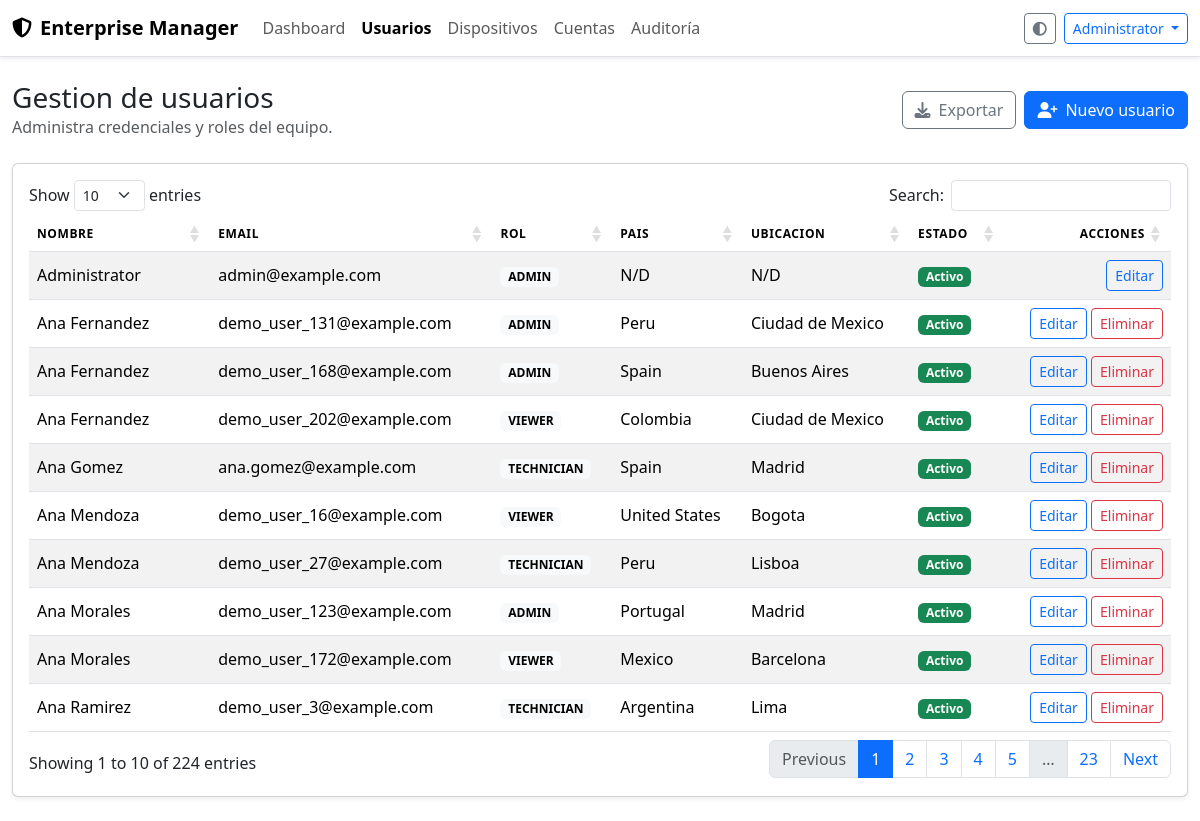
Page /users/ (signed in) on the committed database.
### models.py (models this page shows, shortened)
class TimestampMixin:
    created_at = db.Column(db.DateTime, default=dt.datetime.utcnow, nullable=False)
    updated_at = db.Column(
        db.DateTime,
        default=dt.datetime.utcnow,
        onupdate=dt.datetime.utcnow,
        nullable=False,
    )

class User(UserMixin, TimestampMixin, db.Model):
    __tablename__ = "users"
    id = db.Column(db.Integer, primary_key=True)
    name = db.Column(db.String(120), nullable=False)
    position = db.Column(db.String(120))
    email = db.Column(db.String(255), unique=True, nullable=False, index=True)
    phone = db.Column(db.String(50))
    country = db.Column(db.String(120))
    location = db.Column(db.String(120))
    active = db.Column(db.Boolean, default=True, nullable=False)
    notes = db.Column(db.Text)
    password_hash = db.Column(db.LargeBinary(128), nullable=False)
    role = db.Column(db.String(50), default="viewer", nullable=False)
    totp_secret = db.Column(db.String(32), nullable=True)
    last_login_at = db.Column(db.DateTime)
    devices = db.relationship("Device", back_populates="assigned_user", lazy="dynamic")
    accounts = db.relationship("Account", back_populates="owner", lazy="dynamic")
    logs = db.relationship("Log", back_populates="user", lazy="dynamic")
    @property
    def is_active(self) -> bool:  # type: ignore[override]
        return self.active

### routes/user_routes.py (the view)
@bp.route("/", methods=["GET"])
@login_required
def list_users():
    users = User.query.order_by(User.name.asc()).all()
    form = UserForm()
    return render_template("users.html", users=users, form=form)

### forms.py
class UserForm(FlaskForm):
    id = HiddenField()
    name = StringField("Nombre completo", validators=[DataRequired(), Length(max=120)])
    position = StringField("Cargo", validators=[Optional(), Length(max=120)])
    email = StringField("Correo electronico", validators=[DataRequired(), Email(), Length(max=255)])
    phone = StringField("Telefono", validators=[Optional(), Length(max=50)])
    country = StringField("Pais", validators=[Optional(), Length(max=120)])
    location = StringField("Ubicacion", validators=[Optional(), Length(max=120)])
    active = BooleanField("Activo", default=True)
    notes = TextAreaField("Notas", validators=[Optional()])
    role = SelectField("Rol", validators=[DataRequired()], choices=ROLE_CHOICES)
    password = PasswordField(
        "Contrasena",
        validators=[Optional(), password_complexity_validator],
        description="Dejar vacio para mantener la contrasena actual",
    )
    confirm_password = PasswordField(
        "Confirmar contrasena",
        validators=[
            Optional(),
            EqualTo("password", message="Las contrasenas no coinciden."),
        ],
    )
    submit = SubmitField("Guardar usuario")

### app.py (called while the page is built)
def _register_template_utils(app: Flask) -> None:
    @app.context_processor
    def inject_globals():
        return {
            "now": datetime.utcnow,
        }
    def format_datetime(value: datetime | None) -> str:
        if not value:
            return ""
        return value.strftime("%d/%m/%Y %H:%M")
    app.jinja_env.filters["datetime"] = format_datetime

### models.py (called while the page is built)
@login_manager.user_loader
def load_user(user_id: str) -> Optional[User]:
    if not user_id:
        return None
    return User.query.get(int(user_id))

### templates/users.html (shortened to what this page needs)
{% extends "base.html" %}
{% block content %}
<div class="d-flex justify-content-between align-items-center mb-4">
  <div>
    <h1 class="h3 mb-0">Gestion de usuarios</h1>
    <p class="text-muted mb-0">Administra credenciales y roles del equipo.</p>
  </div>
  <div class="d-flex gap-2">
    <a href="{{ url_for('export_route', table='users', fmt='xlsx') }}" class="btn btn-outline-secondary"><i class="fa-solid fa-download me-2"></i>Exportar</a>
    <button class="btn btn-primary" data-bs-toggle="modal" data-bs-target="#createUserModal">
      <i class="fa-solid fa-user-plus me-2"></i>Nuevo usuario
    </button>
  </div>
</div>
<div class="card shadow-sm">
  <div class="card-body">
    <div class="table-responsive">
      <table class="table table-striped align-middle" id="usersTable">
        <thead>
          <tr>
            <th>Nombre</th>
            <th>Email</th>
            <th>Rol</th>
            <th>Pais</th>
            <th>Ubicacion</th>
            <th>Estado</th>
            <th class="text-end">Acciones</th>
          </tr>
        </thead>
        <tbody>
          {% for user in users %}
          <tr>
            <td>{{ user.name }}</td>
            <td>{{ user.email }}</td>
            <td><span class="badge text-bg-light text-uppercase">{{ user.role }}</span></td>
            <td>{{ user.country or "N/D" }}</td>
            <td>{{ user.location or "N/D" }}</td>
            <td>
              {% if user.active %}
              <span class="badge text-bg-success">Activo</span>
              {% else %}
              <span class="badge text-bg-secondary">Inactivo</span>
              {% endif %}
            </td>
            <td class="text-end">
              <a href="{{ url_for('users.edit_user', user_id=user.id) }}" class="btn btn-sm btn-outline-primary">Editar</a>
              {% if current_user.role == 'admin' and current_user.id != user.id %}
              <form action="{{ url_for('users.delete_user', user_id=user.id) }}" method="post" class="d-inline">
                <button type="submit" class="btn btn-sm btn-outline-danger" onclick="return confirm('Eliminar usuario?')">Eliminar</button>
              </form>
              {% endif %}
            </td>
          </tr>
          {% endfor %}
        </tbody>
      </table>
    </div>
  </div>
</div>
{% endblock %}

### templates/base.html (shortened to what this page needs)
<!doctype html>
<html lang="es" data-bs-theme="light">
  <head>
    <link rel="stylesheet" href="https://cdn.jsdelivr.net/npm/bootstrap@5.3.3/dist/css/bootstrap.min.css">
    <link rel="stylesheet" href="https://cdn.datatables.net/1.13.8/css/dataTables.bootstrap5.min.css">
    <link rel="stylesheet" href="https://cdn.jsdelivr.net/npm/@fortawesome/fontawesome-free@6.5.2/css/all.min.css">
    <link rel="stylesheet" href="{{ url_for('static', filename='css/styles.css') }}">
  </head>
  <body>
    {% if current_user.is_authenticated %}
    <nav class="navbar navbar-expand-lg border-bottom shadow-sm">
      <div class="container-fluid">
        <a class="navbar-brand fw-semibold" href="{{ url_for('main.dashboard') }}">
          <i class="fa-solid fa-shield-halved me-2"></i>Enterprise Manager
        </a>
        <div class="collapse navbar-collapse" id="navbarNav">
          <ul class="navbar-nav me-auto mb-2 mb-lg-0">
            <li class="nav-item">
              <a class="nav-link {% if request.endpoint == 'main.dashboard' %}active{% endif %}"
                 href="{{ url_for('main.dashboard') }}">
                Dashboard
              </a>
            </li>
            <li class="nav-item">
              <a class="nav-link {% if 'users.' in request.endpoint|default('') %}active{% endif %}"
                 href="{{ url_for('users.list_users') }}">
                Usuarios
              </a>
            </li>
            <li class="nav-item">
              <a class="nav-link {% if 'devices.' in request.endpoint|default('') %}active{% endif %}"
                 href="{{ url_for('devices.list_devices') }}">
                Dispositivos
              </a>
            </li>
            <li class="nav-item">
              <a class="nav-link {% if 'accounts.' in request.endpoint|default('') %}active{% endif %}"
                 href="{{ url_for('accounts.list_accounts') }}">
                Cuentas
              </a>
            </li>
            {% if current_user.role == 'admin' %}
            <li class="nav-item">
              <a class="nav-link {% if request.endpoint == 'main.view_logs' %}active{% endif %}"
                 href="{{ url_for('main.view_logs') }}">
                Auditoría
              </a>
            </li>
            {% endif %}
          </ul>
          <div class="d-flex align-items-center gap-2">
            <button class="btn btn-sm btn-outline-secondary" id="themeToggle" type="button">
              <i class="fa-solid fa-circle-half-stroke"></i>
            </button>
            <div class="dropdown">
              <button class="btn btn-sm btn-outline-primary dropdown-toggle" type="button" data-bs-toggle="dropdown" aria-expanded="false">
                {{ current_user.name }}
              </button>
            </div>
          </div>
        </div>
      </div>
    </nav>
    {% endif %}
    <main class="container-fluid py-4">
      {% block content %}{% endblock %}
    </main>
    <div class="toast-container position-fixed top-0 end-0 p-3">
    </div>
  </body>
</html>

### static/css/styles.css (style rules this page uses)
body { transition: background-color 0.2s ease; }
.table thead th { text-transform: uppercase; font-size: 0.75rem; letter-spacing: 0.05em; }
.nav-link.active { font-weight: 600; }

### rows in the picture
User: name "Administrator", email "admin@example.com", role "ADMIN", country "N/D", location "N/D", active "Activo"
User: name "Ana Fernandez", email "demo_user_131@example.com", role "ADMIN", country "Peru", location "Ciudad de Mexico", active "Activo"
User: name "Ana Fernandez", email "demo_user_168@example.com", role "ADMIN", country "Spain", location "Buenos Aires", active "Activo"
User: name "Ana Fernandez", email "demo_user_202@example.com", role "VIEWER", country "Colombia", location "Ciudad de Mexico", active "Activo"
User: name "Ana Gomez", email "ana.gomez@example.com", role "TECHNICIAN", country "Spain", location "Madrid", active "Activo"
User: name "Ana Mendoza", email "demo_user_16@example.com", role "VIEWER", country "United States", location "Bogota", active "Activo"
User: name "Ana Mendoza", email "demo_user_27@example.com", role "TECHNICIAN", country "Peru", location "Lisboa", active "Activo"
User: name "Ana Morales", email "demo_user_123@example.com", role "ADMIN", country "Portugal", location "Madrid", active "Activo"
User: name "Ana Morales", email "demo_user_172@example.com", role "VIEWER", country "Mexico", location "Barcelona", active "Activo"
User: name "Ana Ramirez", email "demo_user_3@example.com", role "TECHNICIAN", country "Argentina", location "Lima", active "Activo"
